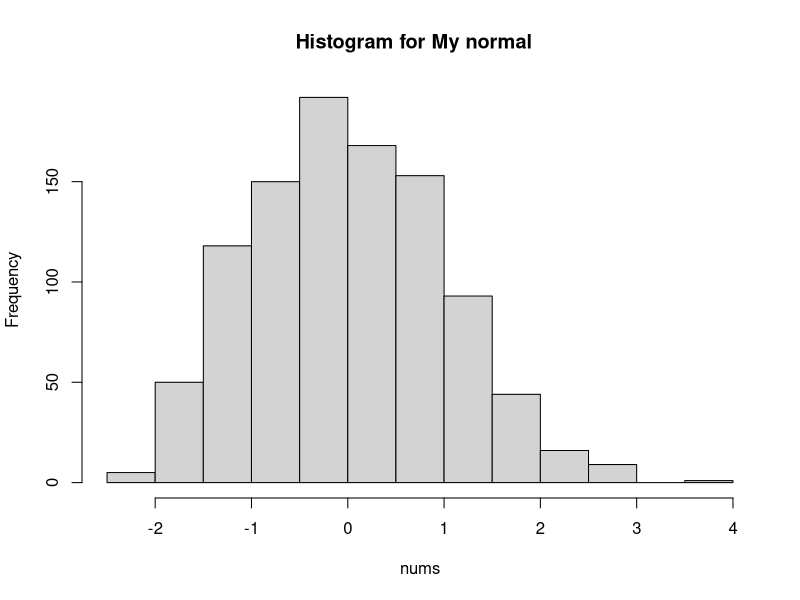

This chart was generated by the following R code:

midSquere <- function(num) {
  squere = num ^ 2
  filledToEight = fillToEight(squere)
  fourDigits = substring(filledToEight, 3, 6)
  return(as.integer(fourDigits))
}

fillToEight <- function(num) {
  characters <- format(num, scientific = FALSE)
  for(num in 0: (8 - nchar(characters))) {
    characters <- paste0("0", characters)
  }
  return(characters)
}

midSquereMethod <- function(n) {
  currentNumber <- sample(1000:9999, 1)
  numbers <- vector()
  for (i in 1:n) {
    numbers <- c(numbers, currentNumber)
    currentNumber <- midSquere(currentNumber)
  }
  return(numbers)
}

multiplicateMethod <- function(m, k, n) {
  numbers <- vector()
  currentNumber <- sample(1:9999, 1)
  for (i in 1: n) {
    currentNumber <- (k * currentNumber) %% m
    numbers <- c(numbers, currentNumber)
  } 
  return(numbers)
}

alpha = 0.01

findEvInterval <- function(varience, ev, n) {
  t = sqrt(varience) * 2.580 / sqrt(n - 1)
  leftE = ev - t
  rightE = ev + t
  print(paste(leftE, "<= E <=", rightE))
}

findVarInterval <- function(varience, n) {
  leftV = (n - 1) * varience / qchisq((1 + alpha) / 2, n - 1)
  rightV = (n - 1) * varience / qchisq((1 - alpha) / 2, n - 1)
  print(paste(leftV, "<= V <=", rightV))
}

testing <- function(nums, name) {
  n = length(nums)
  hist(nums, probability = FALSE, breaks = 2*log(n), main = paste("Histogram for", name, " "))
  ev = sum(nums) / n
  varience = var(nums)
  print(name)
  findEvInterval(varience, ev, length(nums))
  findVarInterval(varience, length(nums))
  print(paste("E: ", ev))
  print(paste("V: ", varience))
}

inverseNormal <- function(x) {
  t = sqrt(-2 * log(1 - x))
  return(t - (2.30753 + 0.2706 * t) / (1 + 0.99229 * t + 0.04481 * t ^ 2))
}

n = 999
m = 102348091543
k = 12526
numsFromMultiplicativeMethod = multiplicateMethod(m, k = k, n = n) / m
a = mapply(inverseNormal, numsFromMultiplicativeMethod)

myNormByCount = table(cut(a, breaks = 2*log(length(a)), ordered_result = TRUE))
tableNames = names(myNormByCount)
i = 1
totalProb = 0
chiSqr = 0
for (normCount in myNormByCount) {
  name = tableNames[i]
  substringName = substring(tableNames[i], 2, nchar(name) - 1)
  splitted = strsplit(substringName, ",")
  left = as.double(unlist(splitted)[[1]])
  right = as.double(unlist(splitted)[[2]])
  probabilityInStandardNorm = pnorm(right) - pnorm(left)
  totalProb = totalProb + probabilityInStandardNorm 
  nextChi = (probabilityInStandardNorm - normCount / n) ^ 2 / probabilityInStandardNorm
  chiSqr = chiSqr + nextChi
  i = i + 1
}

print(paste("Chi squere: ", n * chiSqr))
print(paste("Chi table", qchisq(.99, 2*log(length(a) - 1 - 2))))
print(paste("Total probability: ", totalProb))

testing(a, "My normal")
#testing(rnorm(n), "normal")